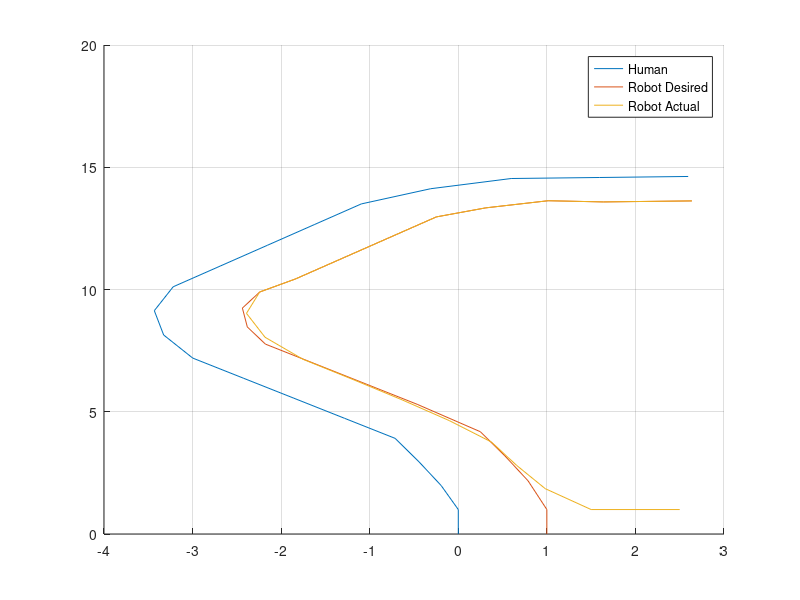
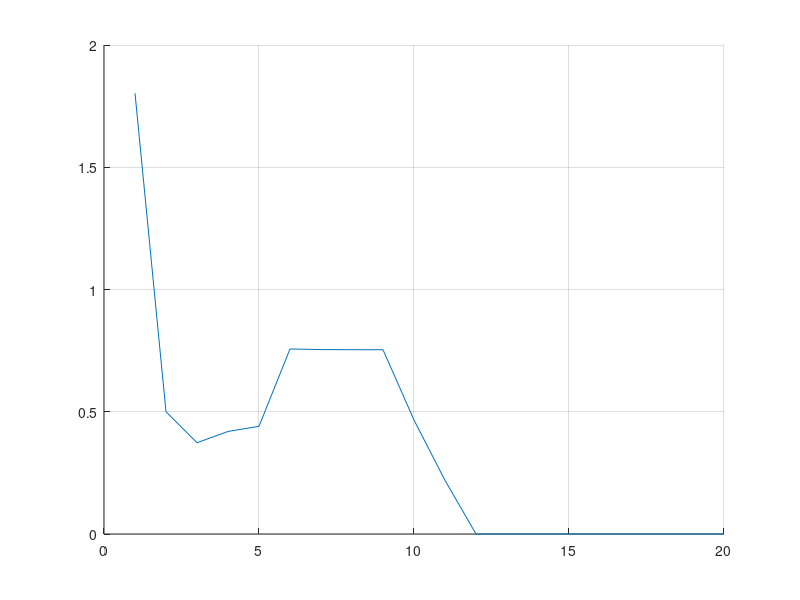

Reproduce these figures in MATLAB, in order. (Note: this script raises an error after producing the figures.)
close all

stepLength = 1;
maxTurn = pi/8;

num_steps = 20;

x = zeros(1, num_steps);
y = zeros(1, num_steps);
angle = zeros(1, num_steps);

start_angle = 0;

turning = 0;
turn_steps = 0;

max_turn_length = 4;

for i=2:num_steps
    if(~turning)
        turning = randi([-1, 1]);
        turn_steps = 0;
    elseif turn_steps >= max_turn_length
        turning = false;
    else
        start_angle = start_angle + (maxTurn.*rand(1))*turning;
        turn_steps = turn_steps + 1;
    end
    x(i) = x(i-1) + stepLength*sin(start_angle);
    y(i) = y(i-1) + stepLength*cos(start_angle);
    angle(i) = start_angle;
end

x = [0,0,-0.193166424178272,-0.442850463532395,-0.713379236911158,-1.28461965907151,-1.85586008123186,-2.42710050339221,-2.99834092555257,-3.32657716830359,-3.43195543936034,-3.21896808647729,-2.68793490561362,-2.15690172474996,-1.62586854388629,-1.09466155172334,-0.311408318810820,0.597407067544809,1.59654157888677,2.59567609022873];
y = [0,1,1.98116600663200,2.94949336888704,3.91220525869322,4.73298804365527,5.55377082861732,6.37455361357937,7.19533639854143,8.13993206280455,9.13436427265552,10.1114192288949,10.9587702546344,11.8061212803739,12.6534723061134,13.5007143798310,14.1224171811212,14.5396156872586,14.5812116996331,14.6228077120076];
angle = [0,0,-0.194388332909179,-0.252353946130606,-0.273942243137837,-0.608016329120596,-0.608016329120596,-0.608016329120596,-0.608016329120596,-0.334435759212937,-0.105574282366072,0.214631453800812,0.559819406936533,0.559819406936533,0.559819406936533,0.560024543259508,0.899881483216960,1.14043577326276,1.52918830997208,1.52918830997208];

offset_dist = 1;
offset_angle = pi/2;

desired_robot_X = x + (offset_dist * sin(offset_angle + angle));
desired_robot_Y = y + (offset_dist * cos(offset_angle + angle));

robot_real_x = zeros(1, num_steps);
robot_real_y = zeros(1, num_steps);

robot_real_x(1) = desired_robot_X(1) + 1.5;
robot_real_y(1) = desired_robot_Y(1) + 1;

primary_spring_k = 0;
secondary_spring_k = 1;

%Virtual Spring Calculator:
for i=1:num_steps-1
    spring1_x = primary_spring_k * (desired_robot_X(i) - robot_real_x(i));
    spring1_y = primary_spring_k * (desired_robot_Y(i) - robot_real_y(i));
    spring2_x = secondary_spring_k * (desired_robot_X(i+1) - robot_real_x(i));
    spring2_y = secondary_spring_k * (desired_robot_Y(i+1) - robot_real_y(i));
    
    step_limiter = min(1, abs(1/hypot(spring1_x + spring2_x, spring1_y + spring2_y)));
    
    robot_real_x(i+1) = robot_real_x(i) + (spring1_x + spring2_x) * step_limiter;
    robot_real_y(i+1) = robot_real_y(i) + (spring1_y + spring2_y) * step_limiter;
end


figure
hold on
grid on
plot(x, y);
plot(desired_robot_X, desired_robot_Y);
plot(robot_real_x, robot_real_y);
legend('Human','Robot Desired', 'Robot Actual')
hold off

diff = hypot(desired_robot_X-robot_real_x, desired_robot_Y-robot_real_y);

figure
hold on
grid on
plot(diff);
legend(string(mean(diff)));
hold off
